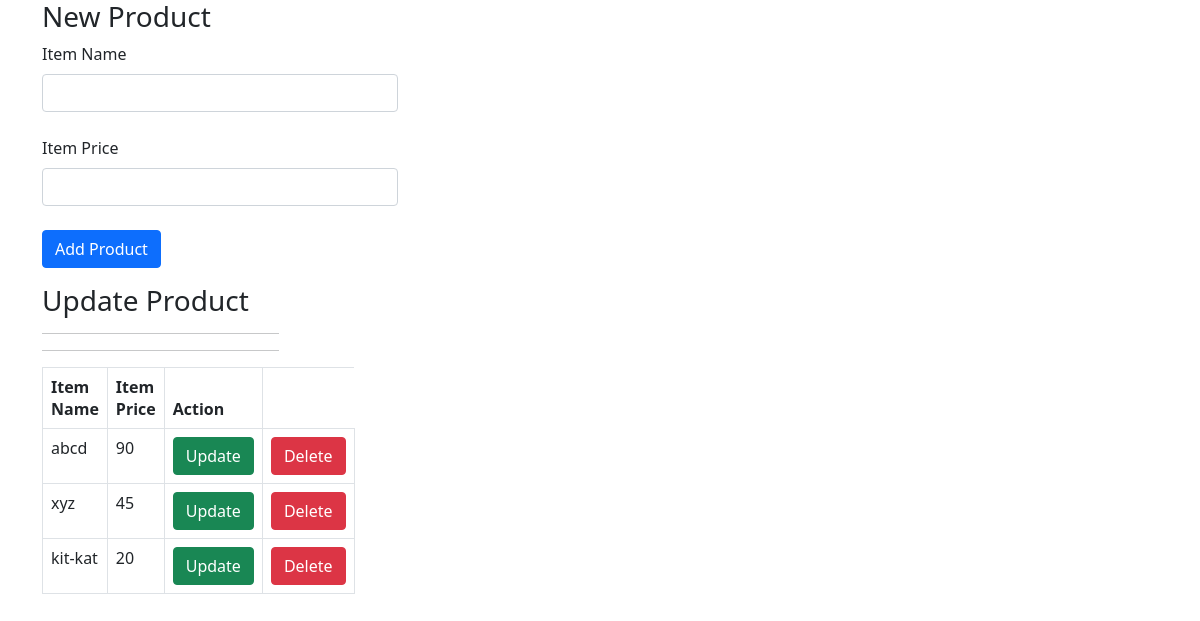
Before: / with the older database file.
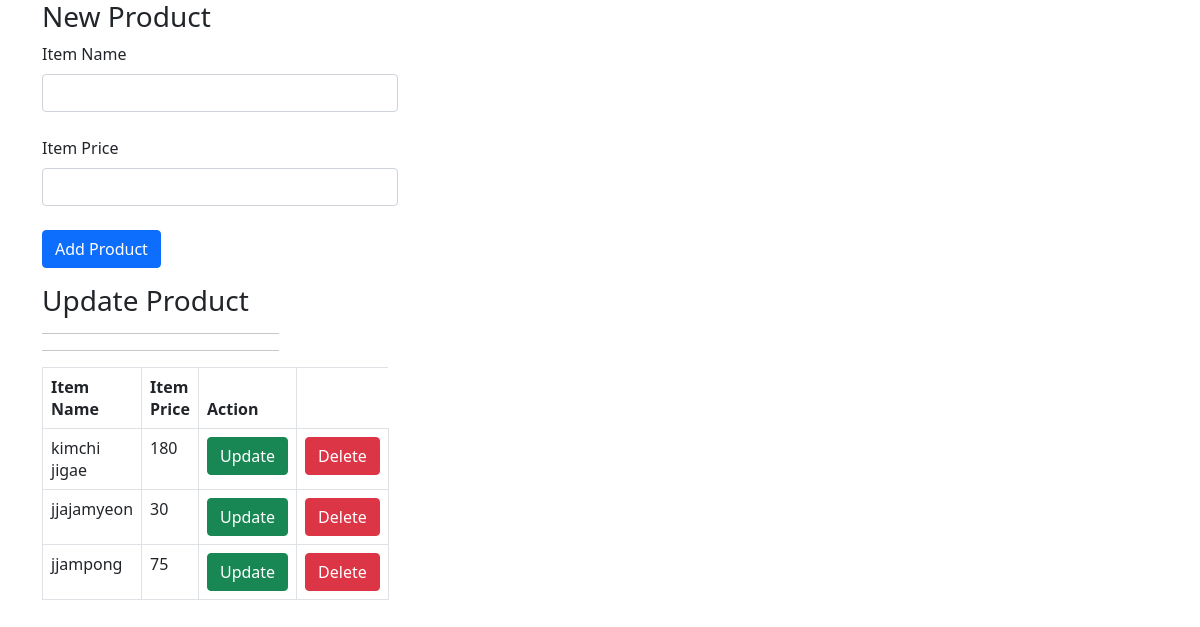
After: the same page with the newer database file.
### tables this page shows
CREATE TABLE `products` (
  `item_id` int(11) NOT NULL,
  `item_name` varchar(100) NOT NULL,
  `item_price` int(11) NOT NULL,
  `item_status` varchar(1) NOT NULL DEFAULT 'A' COMMENT 'A = Active / I = Inactive',
  `last_update_ts` timestamp NOT NULL DEFAULT current_timestamp()
);

### sql_utilities.php (called while the page is built, shortened)
<?php
function query($conn, $sql, $params = array()){
        $stmt=mysqli_stmt_init($conn);
        if(mysqli_stmt_prepare($stmt, $sql)){
            $cnt_p = count($params);
            if(mysqli_stmt_execute($stmt)){
                 $resultData = mysqli_stmt_get_result($stmt);
                 if(!empty($resultData)){
                      $arr=array();
                      while($row = mysqli_fetch_assoc($resultData)){
                          array_push($arr,$row);
                      }
                      return $arr;
                 }
                  else{
                     return true;
                 }
            }
            else{
               return false;
            }
        }
        return false;
    }

### index.php (the view, shortened to what this page needs)
<html>
<?php include_once "db_conn.php"; ?>
<head>
 <link rel="stylesheet" href="css/bootstrap.css">
</head>
<body>
    <div class="container">
        <div class="row">
            <div class="col-4">
                <h3>New Product</h3>
<form action="newproduct.php" method="POST">
  <div class="mb-4">
    <label for="new_item_name" class="form-label">Item Name</label>
    <input type="text" id="new_item_name" name="new_item_name" class="form-control" required>
  </div>
  <div class="mb-4">
    <label for="new_item_price" class="form-label">Item Price</label>
    <input type="number" id="new_item_price" name="new_item_price" class="form-control" required>
  </div>
  <input type="submit" value="Add Product" class="btn btn-primary">
</form>
 <div class="col-8">
               <h3>Update Product</h3>
               <?php
    $productList = query($conn, "SELECT item_id, item_name, item_price FROM products");
    echo "<hr>";
    echo "<hr>";
    echo "<table class='table table-bordered'>";
    echo "<thead>";
    echo "<th>Item Name</th>";
    echo "<th>Item Price</th>";
    echo "<th>Action</th>";
    echo "</thead>";
    foreach ($productList as $key => $row) {
        echo "<tr>";
        echo "<td>" . $row['item_name'] . "</td>";
        echo "<td>" . $row['item_price'] . "</td>";
        echo "<td> <a class='btn btn-success' href='submit_item.php?product_id=" . $row['item_id'] . "' > Update </a> </td>";
        echo "<td> <a class='btn btn-danger' href='delete.php?item_id=" . $row['item_id'] . "' > Delete </a> </td>";
        echo "</tr>";
    }
    echo "</table>";
?>
   </div>
        </div>
    </div>
</body>
</html>

Changed rows visible on the page:
changed products: item_name "abcd" → "kimchi jigae"; item_price "90" → "180"
changed products: item_name "xyz" → "jjajamyeon"; item_price "45" → "30"
changed products: item_name "kit-kat" → "jjampong"; item_price "20" → "75"
